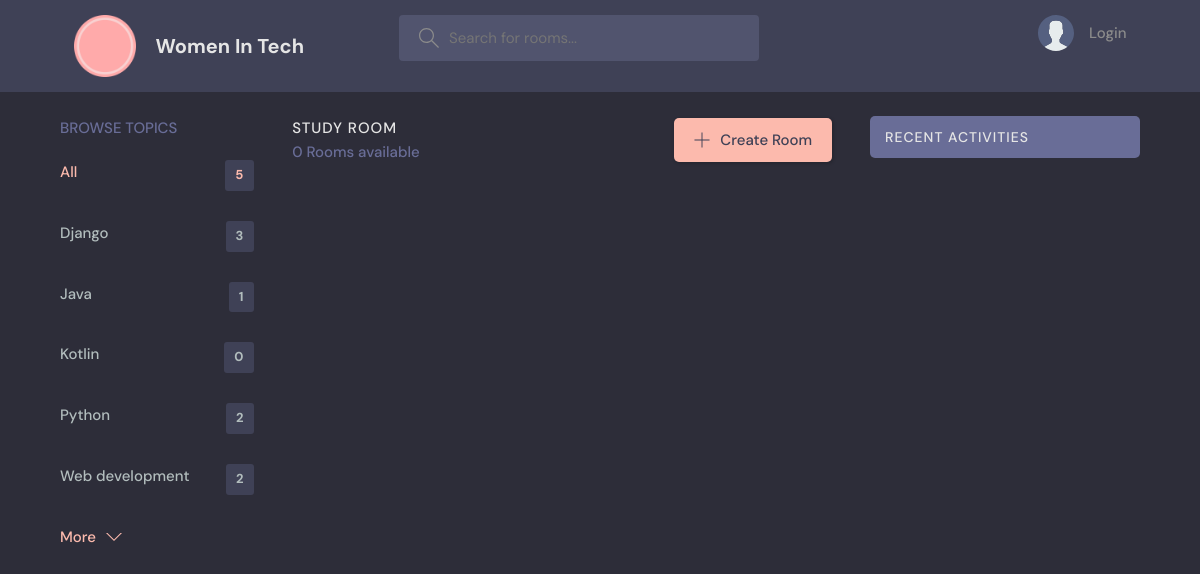
The page /?q=Optimization on the database as committed earlier.
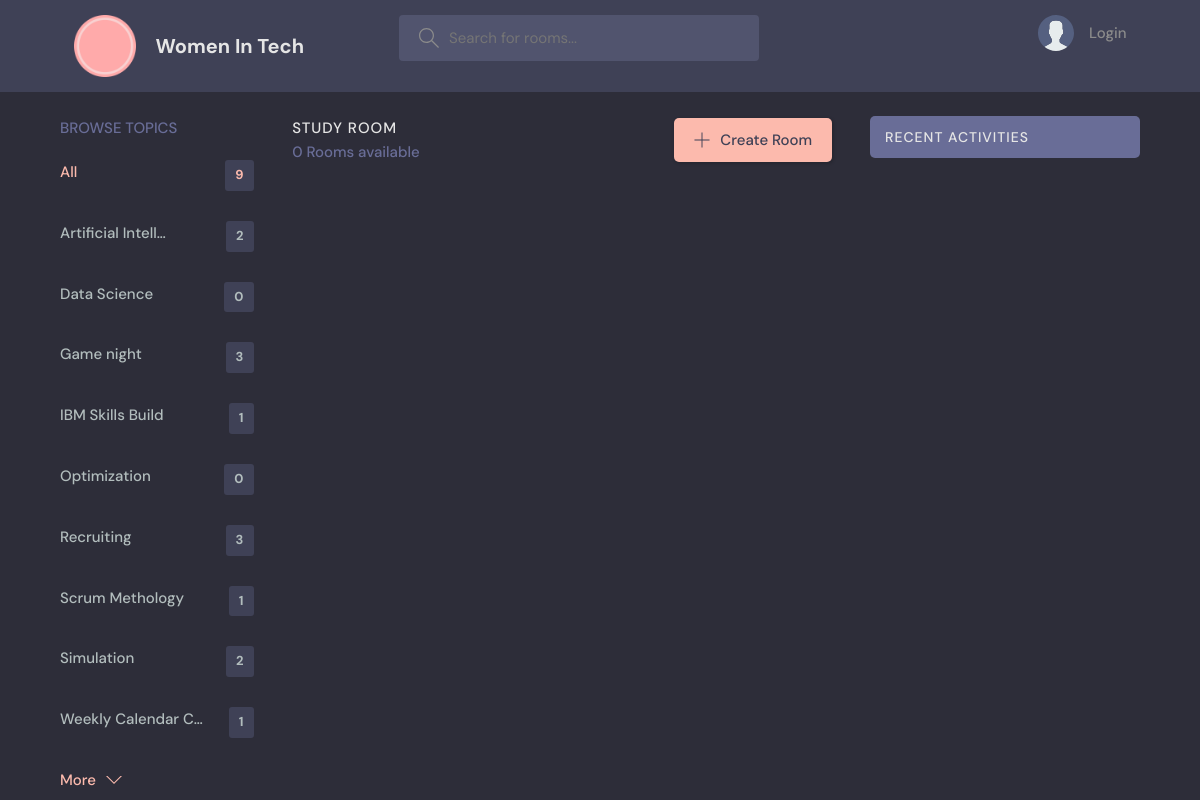
The same page on the database as committed later.
### base/models.py (models this page shows, shortened)
class Topic(models.Model):
    name = models.CharField(max_length=200)
    class Meta:
        ordering = ['name']

### base/views.py (the view)
# urls.py: 2. Add a URL to urlpatterns:  path('', views.home, name='home')
def home(request):
    q = request.GET.get("q") if request.GET.get("q") != None else ""
    rooms = Room.objects.filter(
        Q(topic__name__icontains=q) | Q(name__icontains=q) | Q(description__icontains=q))
    topics = Topic.objects.all()
    room_count = rooms.count()
    room_messages = Message.objects.filter(Q(room__topic__name__icontains=q))
    context = {"rooms": rooms, "topics": topics,
               "room_count": room_count, "room_messages": room_messages}
    return render(request, "base/home.html", context)

### base/templates/base/home.html (shortened to what this page needs)
{% extends 'main.html' %}
{% block content %}
<main class=" layout layout--3">
  <div class="container">
    {% include 'base/topics_component.html'%}
    <div class="roomList">
      <div class="roomList__header">
        <div>
          <h2>Study Room</h2>
          <p>{{ room_count }} Rooms available</p>
        </div>
        <a class="btn btn--main" href="{% url 'create-room' %}">
          <svg version="1.1" xmlns="http://www.w3.org/2000/svg" width="32" height="32" viewBox="0 0 32 32">
            <title>add</title>
            <path
              d="M16.943 0.943h-1.885v14.115h-14.115v1.885h14.115v14.115h1.885v-14.115h14.115v-1.885h-14.115v-14.115z">
            </path>
          </svg>
          Create Room
        </a>
      </div>
    </div>
    {% include 'base/activity_component.html'%}
  </div>
</main>
{% endblock %}

### base/templates/base/topics_component.html
<div class="topics">
    <div class="topics__header">
        <h2>Browse Topics</h2>
    </div>
    <ul class="topics__list">
        <li>
            <a href="{% url 'home' %}" class="active">All <span>{{topics.count}}</span></a>
        </li>
        {% for topic in topics %}
        <li>
            <a href="{% url 'home' %}?q={{topic.name}}">
                {{ topic.name | truncatechars:18 }}
                <span>{{topic.room_set.all.count}}</span></a>
        </li>
        {% endfor %}
    </ul>
    <a class="btn btn--link" href="topics.html">
        More
        <svg version="1.1" xmlns="http://www.w3.org/2000/svg" width="32" height="32" viewBox="0 0 32 32">
            <title>chevron-down</title>
            <path d="M16 21l-13-13h-3l16 16 16-16h-3l-13 13z"></path>
        </svg>
    </a>
</div>

Rows that differ between the two databases and show on the page:
removed Topic: name "Django", room_set.all.count "3"
removed Topic: name "Java", room_set.all.count "1"
removed Topic: name "Kotlin", room_set.all.count "0"
removed Topic: name "Python", room_set.all.count "2"
removed Topic: name "Web development", room_set.all.count "2"
added Topic: name "Artificial Intell…", room_set.all.count "2"
added Topic: name "Data Science", room_set.all.count "0"
added Topic: name "Game night", room_set.all.count "3"
added Topic: name "IBM Skills Build", room_set.all.count "1"
added Topic: name "Optimization", room_set.all.count "0"
added Topic: name "Recruiting", room_set.all.count "3"
added Topic: name "Scrum Methology", room_set.all.count "1"
added Topic: name "Simulation", room_set.all.count "2"
added Topic: name "Weekly Calendar C…", room_set.all.count "1"
Other text that changed with them:
{{ topics.count }}: "5" → "9"
